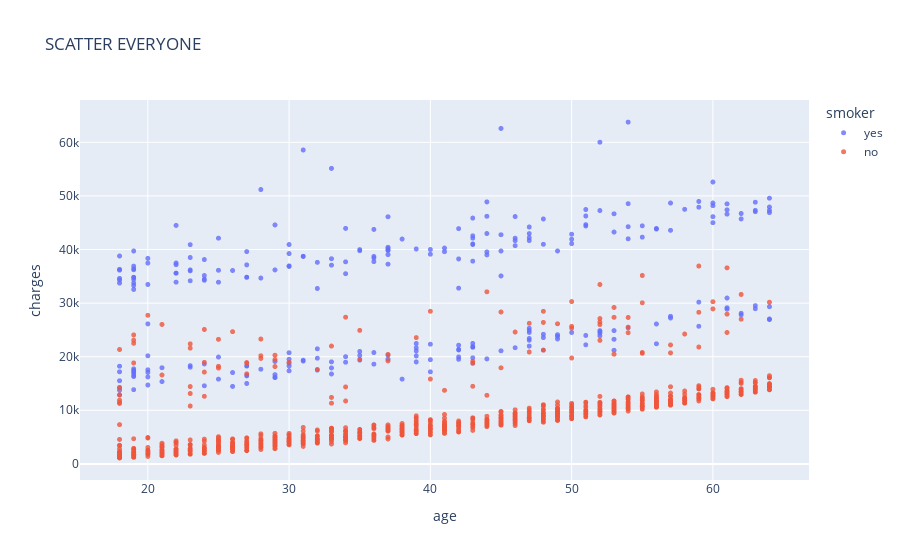

The notebook cell this image was saved under:
### Code cell
fig= xp.scatter(medicalpdf,x='age',y='charges',color='smoker',hover_data=['sex','bmi'],opacity=0.8,title="SCATTER EVERYONE")
fig.update_traces(marker_size=5)
fig.show()

### Figure 1 — Plotly figure (JSON) as saved in the notebook; plotly's stock layout.template omitted (floating-point values rounded to 4 significant figures; data arrays with more than 128 entries replaced by an {"elided": "..."} marker saying what was removed)
{"data": [{"customdata": {"elided": "274x2 mixed values"}, "hovertemplate": "smoker=yes<br>age=%{x}<br>charges=%{y}<br>sex=%{customdata[0]}<br>bmi=%{customdata[1]}<extra></extra>", "legendgroup": "yes", "marker": {"color": "#636efa", "opacity": 0.8, "size": 5, "symbol": "circle"}, "mode": "markers", "name": "yes", "showlegend": true, "type": "scattergl", "x": {"elided": "274 int values"}, "xaxis": "x", "y": {"elided": "274 float values"}, "yaxis": "y"}, {"customdata": {"elided": "1064x2 mixed values"}, "hovertemplate": "smoker=no<br>age=%{x}<br>charges=%{y}<br>sex=%{customdata[0]}<br>bmi=%{customdata[1]}<extra></extra>", "legendgroup": "no", "marker": {"color": "#EF553B", "opacity": 0.8, "size": 5, "symbol": "circle"}, "mode": "markers", "name": "no", "showlegend": true, "type": "scattergl", "x": {"elided": "1064 int values"}, "xaxis": "x", "y": {"elided": "1064 float values"}, "yaxis": "y"}], "layout": {"legend": {"title": {"text": "smoker"}, "tracegroupgap": 0}, "title": {"text": "SCATTER EVERYONE"}, "xaxis": {"anchor": "y", "domain": [0, 1], "title": {"text": "age"}}, "yaxis": {"anchor": "x", "domain": [0, 1], "title": {"text": "charges"}}}}
